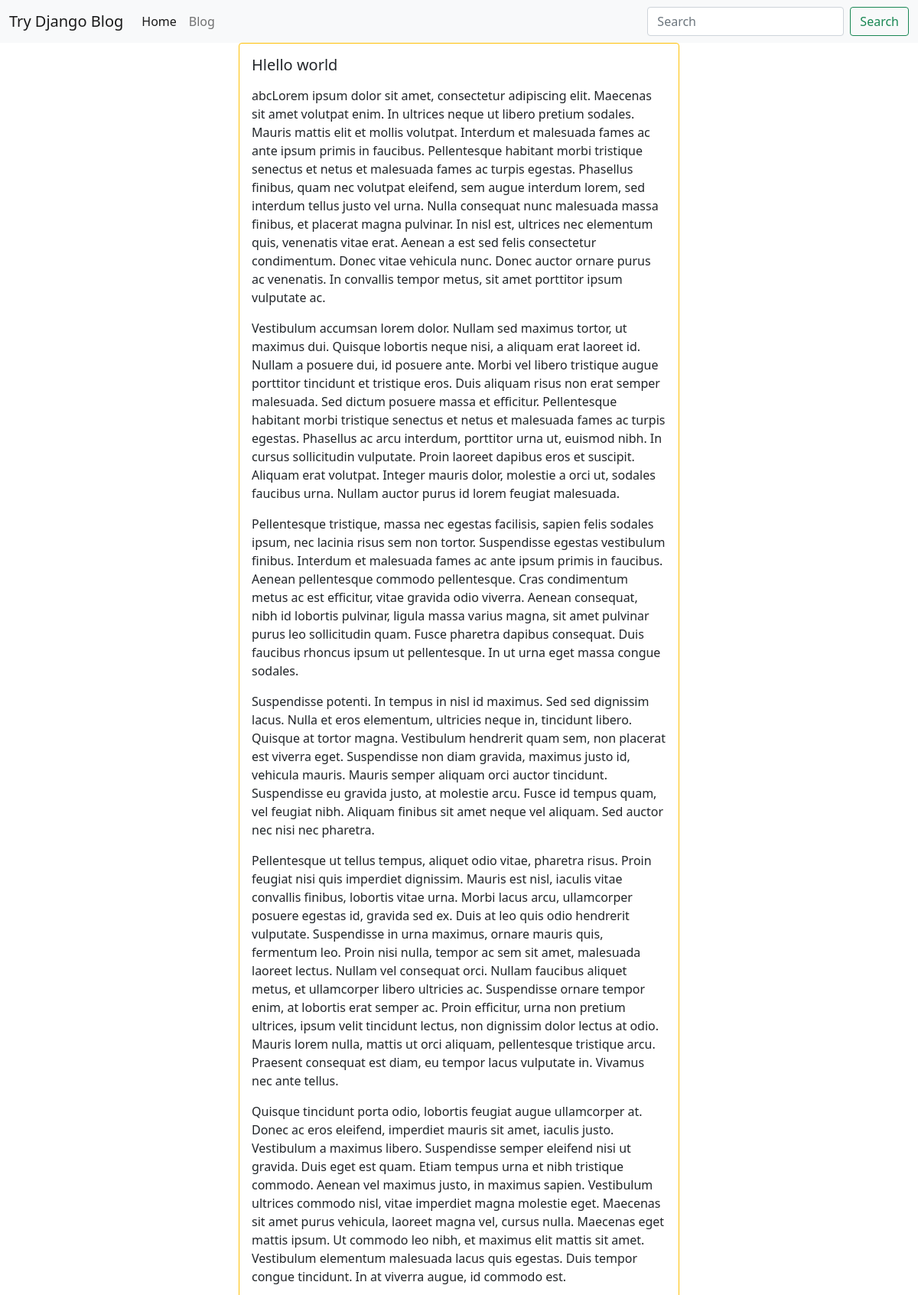
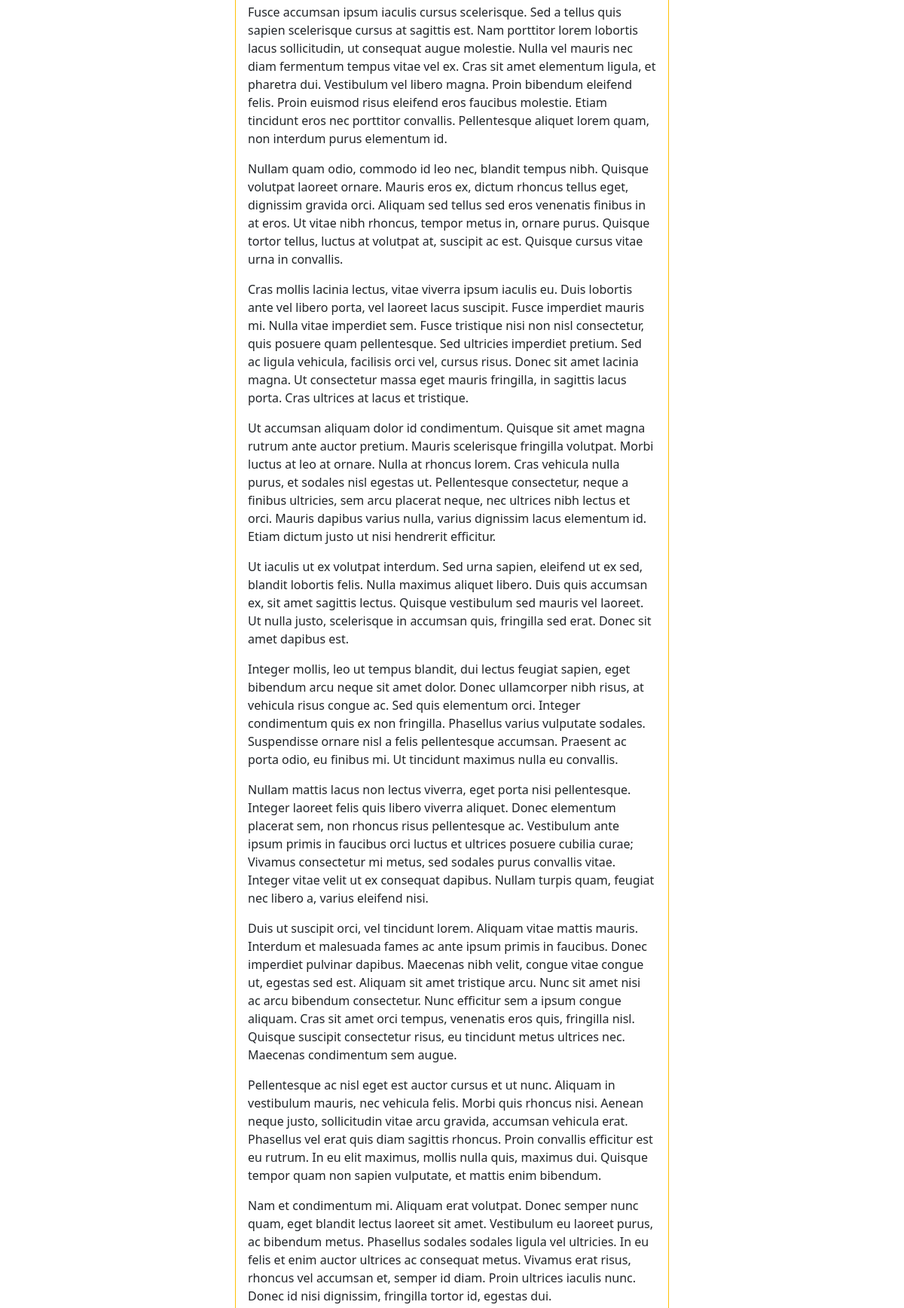
/blog/hello-world1/ (upper part), run on the app's committed database (2 pictures, top to bottom).
### blog/models.py (models this page shows, shortened)
class BlogPost(models.Model):
    user = models.ForeignKey(User, default=1, null=True, on_delete=models.SET_NULL)
    image = models.FileField(upload_to='image/', blank=True, null=True)
    title = models.CharField(max_length=120)
    slug = models.SlugField(unique=True)
    content = models.TextField(null=True, blank=True)
    publish_date = models.DateTimeField(auto_now=False, auto_now_add=False, null=True, blank=True)
    time_stamp = models.DateTimeField(auto_now_add=True)
    updated = models.DateTimeField(auto_now=True)
    objects = BlogPostManager()
    def get_absolute_url(self):
        return f"/blog/{self.slug}"

### blog/views.py (the view)
# urls.py: path('<str:slug>/', blog_post_detail_view),
def blog_post_detail_view(request, slug):
    obj = get_object_or_404(BlogPost, slug=slug)
    template_name = "blog/detail.html"
    context = {'object': obj}
    return render(request, template_name, context)

### blog/models.py (called while the page is built)
    def get_queryset(self):
        return BlogPostQuerySet(self.model, using=self._db)

### blog/templates/blog/detail.html (shortened to what this page needs)
{% extends "base.html" %}
{% block content %}
    <div class="row">
 {% include 'blog/list-inline.html' with blog_post=object detail=False%}
{% endblock %}

### blog/templates/blog/list-inline.html (shortened to what this page needs)
<div class="col-12 col-md-6 myb-3 mx-auto">
 <div class="card {% if not blog_post.published_date %} border border-warning {% endif %}">
     <div class="card-body">
         <h5 class="card-title">{{ blog_post.title }}</h5>
         <p class="card-text">
              {% if truncate %}
             {{ blog_post.content|linebreaks|truncatewords:30 }}
            {% else %}
                   {{ blog_post.content|linebreaks}}
             {% endif %}
         </p>
     </div>
 </div>
    </div>

### data on the page
BlogPost: title "Hlello world", content "abcLorem ipsum dolor sit amet, consectetur adipiscing elit. Maecenas sit amet volutpat enim. In ultrices neque ut libero pretium sodales. Mauris mattis elit et mollis volutpat. Interdum et malesuada fames ac ante ipsum primis in faucibus. Pellentesque habitant morbi tristique senectus et netus et malesuada fames ac turpis egestas. Phasellus finibus, quam nec volutpat eleifend, sem augue interdum lorem, sed interdum tellus justo vel urna. Nulla consequat nunc malesuada massa finibus, et placerat magna pulvinar. In nisl est, ultrices nec elementum quis, venenatis vitae erat. Aenean a est sed felis consectetur condimentum. Donec vitae vehicula nunc. Donec auctor ornare purus ac venenatis. In…"
